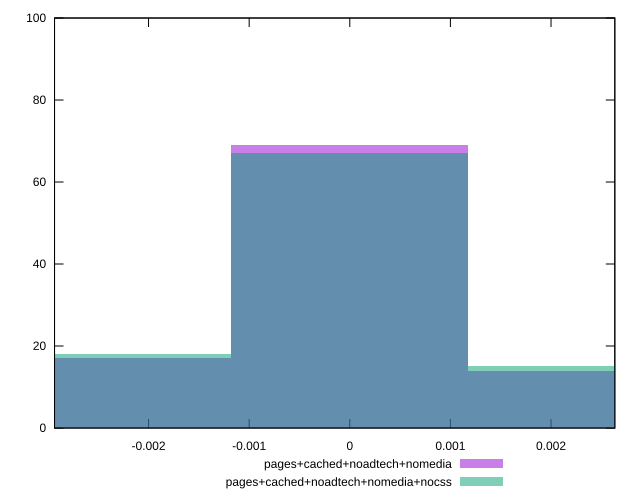

Reproduce this figure in gnuplot.
reset

$pagesCachedNoadtechNomedia <<EOF
-0.0023581175259720635 17
0.0023581175259720635 14
0 69
EOF

$pagesCachedNoadtechNomediaNocss <<EOF
0 67
0.0023581175259720635 15
-0.0023581175259720635 18
EOF

set key outside below
set boxwidth 0.0023581175259720635
set xrange [-0.0029343714347124096:0.0026341180000870167]
set yrange [0:100]
set trange [0:100]
set style fill transparent solid 0.5 noborder
set terminal svg size 640, 500 enhanced background rgb 'white'
set output "report_00013_2021-02-09T12-04-24.940Z/meta/pScore-difference/comparison/histogram/3_vs_4.svg"

plot $pagesCachedNoadtechNomedia title "pages+cached+noadtech+nomedia" with boxes, \
     $pagesCachedNoadtechNomediaNocss title "pages+cached+noadtech+nomedia+nocss" with boxes

reset
